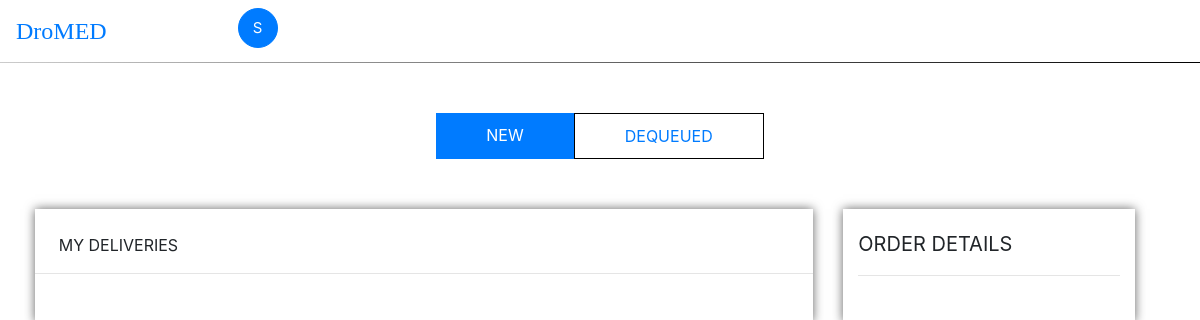
/dispatcherdelivery, run on an earlier commit of the app's database.
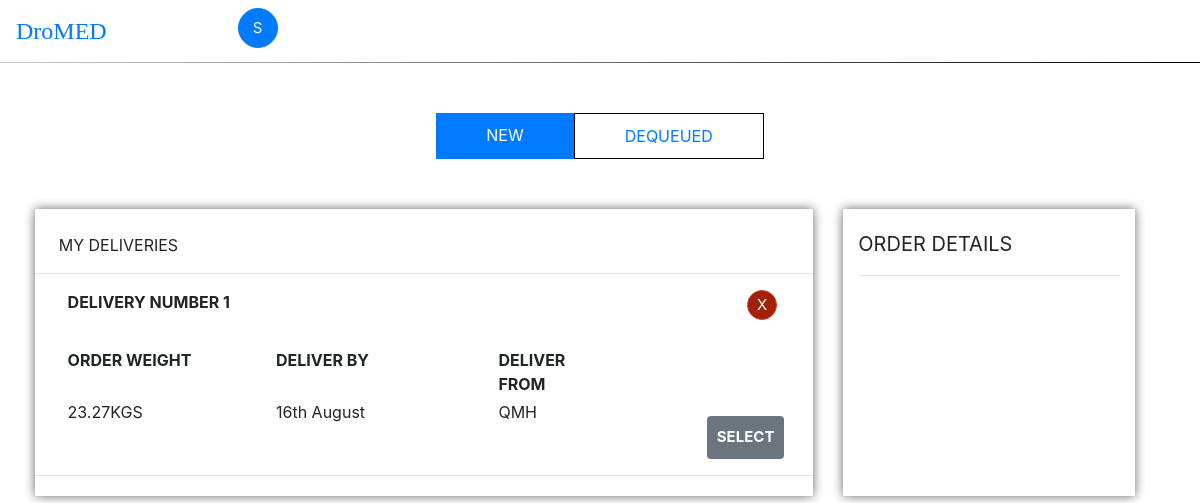
And on a later commit of the database.
### db/models.py (models this page shows, shortened)
class Delivery(models.Model):
    deliveryNo = models.IntegerField()
    weight = models.FloatField()
    date = models.DateField(blank=True, null = True)
    time = models.TimeField(blank=True, null = True)
    datetime = models.DateTimeField(blank=True, null = True)
    noOfOrders = models.IntegerField(blank=True, null = True)

### db/views.py (the view)
# urls.py: path('dispatcherdelivery', views.dispatcher_deliveries, name = 'dispatcherdelivery'),
def dispatcher_deliveries(request):
    context_object_name = 'Delivery'
    objects = Delivery.objects.all()
    context = {
        'Delivery': objects,
    }
    return render(request, 'db/dispatcherdelivery.html', context)

### db/templates/db/dispatcherdelivery.html (shortened to what this page needs)
{% extends "db/base.html" %}
{% block content %}
{% load static %}
    <div class="row">
      <div class="col-md-4 col-sm-4 col-xs-4"></div>
      <div class="col-md-4 col-sm-4 col-xs-4">
        <ul class="nav nav-pills">
          <li class="active bg-primary"><a href="/" color = "white">NEW</a></li>
          <li><a href="/">DEQUEUED</a></li>
        </ul>
      </div>
      <div class="col-md-4 col-sm-4 col-xs-4"></div>
    </div>
    <div class="row justify-content-md-center ml-3 mr-3">
        <div class="col-md-8 col-sm-8 col-xs-8 pt-4 pl-0 pr-0 orders">
          <text class = "ml-4 mb-2">MY DELIVERIES</text>
          <hr>
          {% for delivery in Delivery%}
          <div class = "row justify-content-md-center mb-1" id = 'Order{{order.orderNo}}'>
            <div class="col-md-12 col-sm-12 col-xs-12">
              <div class="row justify-content-md-center mb-1 ml-1">
                <div class="col-md-3 col-sm-3 col-xs-3 pl-1 ml-2">
                  <strong>DELIVERY NUMBER {{delivery.deliveryNo}}</strong>
                </div>
                <div class = "col-md-3 col-sm-3 col-xs-3">
                </div>
                <div class = "col-md-3 col-sm-3 col-xs-3">
                </div>
                <div class="col-md-2 col-sm-2 col-xs-2 pl-5 ml-4 text-center">
                <button type = "button" class = "btn btn-default btn-danger btn-circle crossorder" style = "background-color:#A02104;" id = '{{delivery.deliveryNo}}' onclick="dequeue(this.id)">
                  X
                </button>
                </div>
              </div>
            <div class="row justify-content-md-center pt-4 ml-1">
                <div class="col-md-3 col-sm-3 col-xs-3 pl-1 ml-2">
                  <strong>ORDER WEIGHT</strong>
                </div>
                <div class = "col-md-3 col-sm-3 col-xs-3">
                  <strong>DELIVER BY</strong>
                </div>
                <div class="col-md-2 col-sm-2 col-xs-2 pl-3 ml-4">
                  <strong>DELIVER FROM</strong>
                </div>
                <div class = "col-md-3 col-sm-3 col-xs-3">
                </div>
            </div>
            <div class="row justify-content-md-center mb-2 pt-1 ml-1">
                <div class="col-md-3 col-sm-3 col-xs-3 pl-1 ml-2">
                  {{delivery.weight}}KGS
                </div>
                <div class = "col-md-3 col-sm-3 col-xs-3">
                  16th August
                </div>
                <div class="col-md-3 col-sm-3 col-xs-3 pl-3 ml-4">
                  QMH
                </div>
                <div class = "col-md-2 col-sm-2 col-xs-2 pt-3 text-center" >
                  <button class = "btn btn-secondary" style = "border:0;font-size: 15px;padding:10px;" onclick="myFunction(this.id)" id = "{{delivery.deliveryNo}}"><strong>SELECT</strong></button>
                </div>
            </div>
            <hr>
          </div>
        </div>
    {% endfor %}
    </div>
    <div class="col-md-3 col-sm-3 col-xs-3 orderdetails" id = "orderdetails">
      <div style = "padding-top: 20px;font-size: 20px;">ORDER DETAILS</div>
      <hr>
      <div id= "append"  style = "padding: 5px 10px 5px 10px;margin-bottom: 20px;"></div>
    </div>
  </div>
{% endblock content %}

What changed in the data, as far as the page shows it:
added Delivery: deliveryNo "1", weight "23.27"
